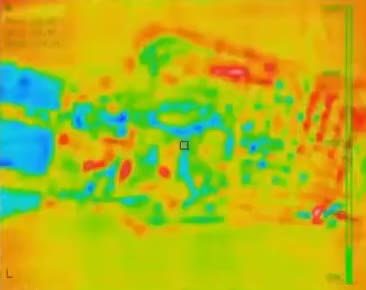
#> input picture thermal videos/thermal flow frames/frame1.jpg, 366 x 290 px
$ python find_flow_lukas.py '../thermal videos/thermal flow frames'
#> lines starting #> are read from the running program, lines starting #| are printed output that depends on the picture
import numpy as np
import cv2 as cv
import argparse
import os
import re

# Parse command line arguments
parser = argparse.ArgumentParser(description='This sample demonstrates Lucas-Kanade Optical Flow calculation using multiple image frames.')
parser.add_argument('folder', type=str, help='path to the folder containing the image files')
args = parser.parse_args()

# Params for ShiTomasi corner detection
feature_params = dict(maxCorners=100,
                      qualityLevel=0.3,
                      minDistance=7,
                      blockSize=7)

# Parameters for Lucas-Kanade optical flow
lk_params = dict(winSize=(15, 15),
                 maxLevel=2,
                 criteria=(cv.TERM_CRITERIA_EPS | cv.TERM_CRITERIA_COUNT, 10, 0.03))

# Create some random colors for visualization
color = np.random.randint(0, 255, (100, 3))

# Get a sorted list of image files in the folder
image_files = [f for f in os.listdir(args.folder) if f.endswith('.jpg')]
# image_files.sort()  # Sort the images by name (adjust sorting if filenames don't ensure proper order)
image_files.sort(key=lambda x: int(re.search(r'(\d+)', x).group()))

if len(image_files) == 0:
    raise ValueError("No .jpg files found in the specified folder.")

# Read the first frame
first_image = os.path.join(args.folder, image_files[0])
old_frame = cv.imread(first_image)
#> old_frame is the input picture: shape (290, 366, 3); mean B, G, R 26.1, 183.1, 176.7
if old_frame is None:
    raise ValueError(f"Could not load image: {first_image}")

old_gray = cv.cvtColor(old_frame, cv.COLOR_BGR2GRAY)
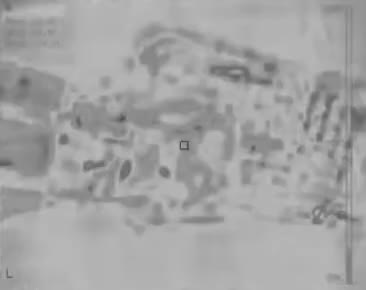
#> old_gray: shape (290, 366); min 73, max 191, mean 163.3
p0 = cv.goodFeaturesToTrack(old_gray, mask=None, **feature_params)
#> p0 = [[184, 145], [8, 275]]

# Create a mask for drawing the optical flow
mask = np.zeros_like(old_frame)

# Process subsequent frames
for image_filename in image_files[1:]:
    image_path = os.path.join(args.folder, image_filename)
    print(image_filename)
    frame = cv.imread(image_path)
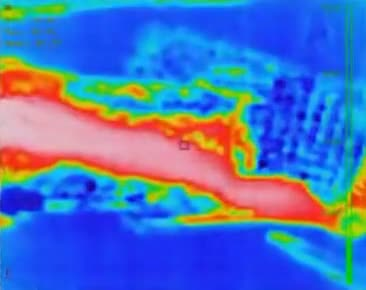
#> input picture thermal videos/thermal flow frames/frame10.jpg, 366 x 290 px
#> frame is the input picture: shape (290, 366, 3); mean B, G, R 187.6, 115.7, 76.6
    if frame is None:
        print(f"Skipping invalid image: {image_path}")
        continue

    frame_gray = cv.cvtColor(frame, cv.COLOR_BGR2GRAY)
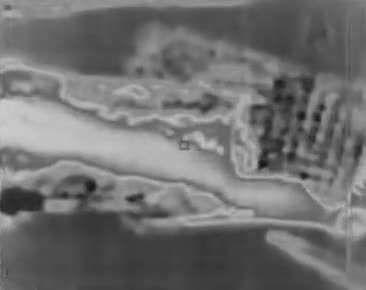
#> frame_gray: shape (290, 366); min 19, max 206, mean 112.2

    # Calculate optical flow
    p1, st, err = cv.calcOpticalFlowPyrLK(old_gray, frame_gray, p0, None, **lk_params)
#> p1 = [[185.1, 144.8], [449.8, 221.6]]; st = [1, 0]; err = [20.82, 3.04]

    # Select good points
    if p1 is not None:
        good_new = p1[st == 1]
#> good_new = [[185.1, 144.8]]
        good_old = p0[st == 1]
#> good_old = [[184, 145]]

        # Draw the tracks
        for i, (new, old) in enumerate(zip(good_new, good_old)):
            a, b = new.ravel()
            c, d = old.ravel()
            mask = cv.line(mask, (int(a), int(b)), (int(c), int(d)), color[i].tolist(), 2)
            frame = cv.circle(frame, (int(a), int(b)), 5, color[i].tolist(), -1)
#> this loop made 1 pass
#> (a, b, c, d) on pass 1: (185.1, 144.8, 184, 145)

        img = cv.add(frame, mask)
        cv.imshow('Optical Flow', img)
        cv.waitKey(0)

    # Wait for 'Esc' key to exit
    k = cv.waitKey(30) & 0xff
#> (key Esc is pressed here)
    if k == 27:
        break

    # Update previous frame and points
    old_gray = frame_gray.copy()
    p0 = good_new.reshape(-1, 1, 2)

cv.destroyAllWindows()
